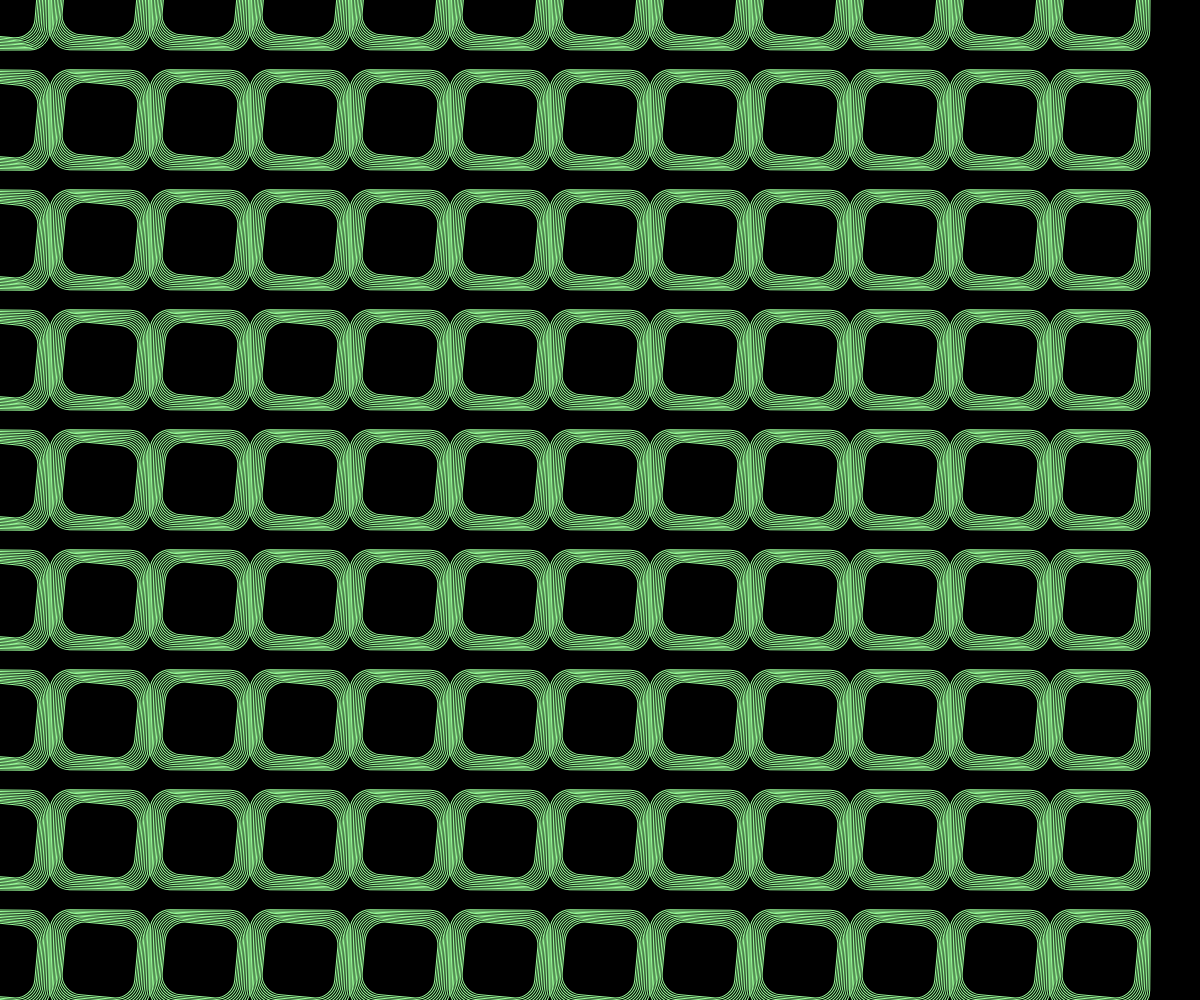
Frame 1 (no input)
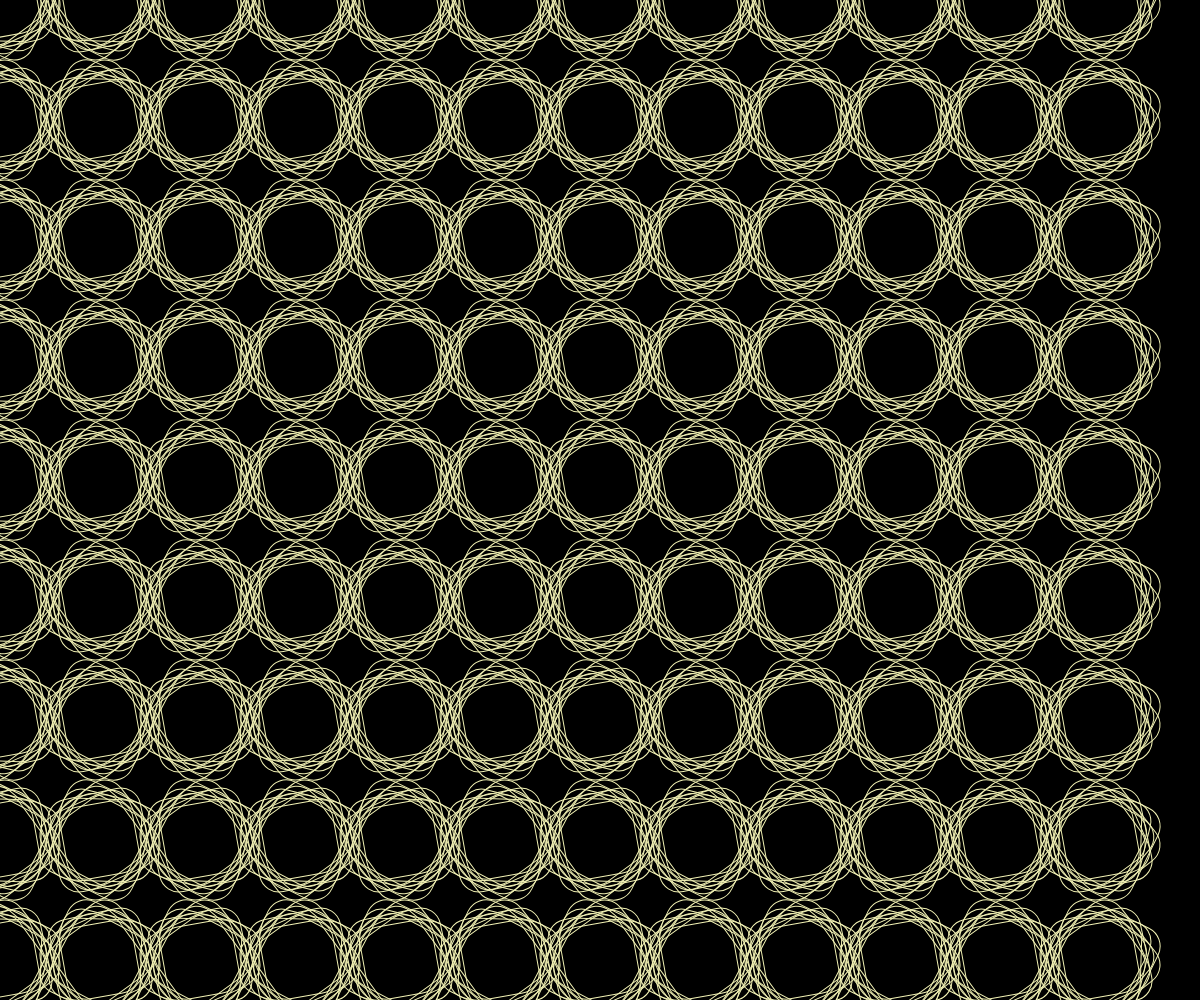
Frame 60 (no input)
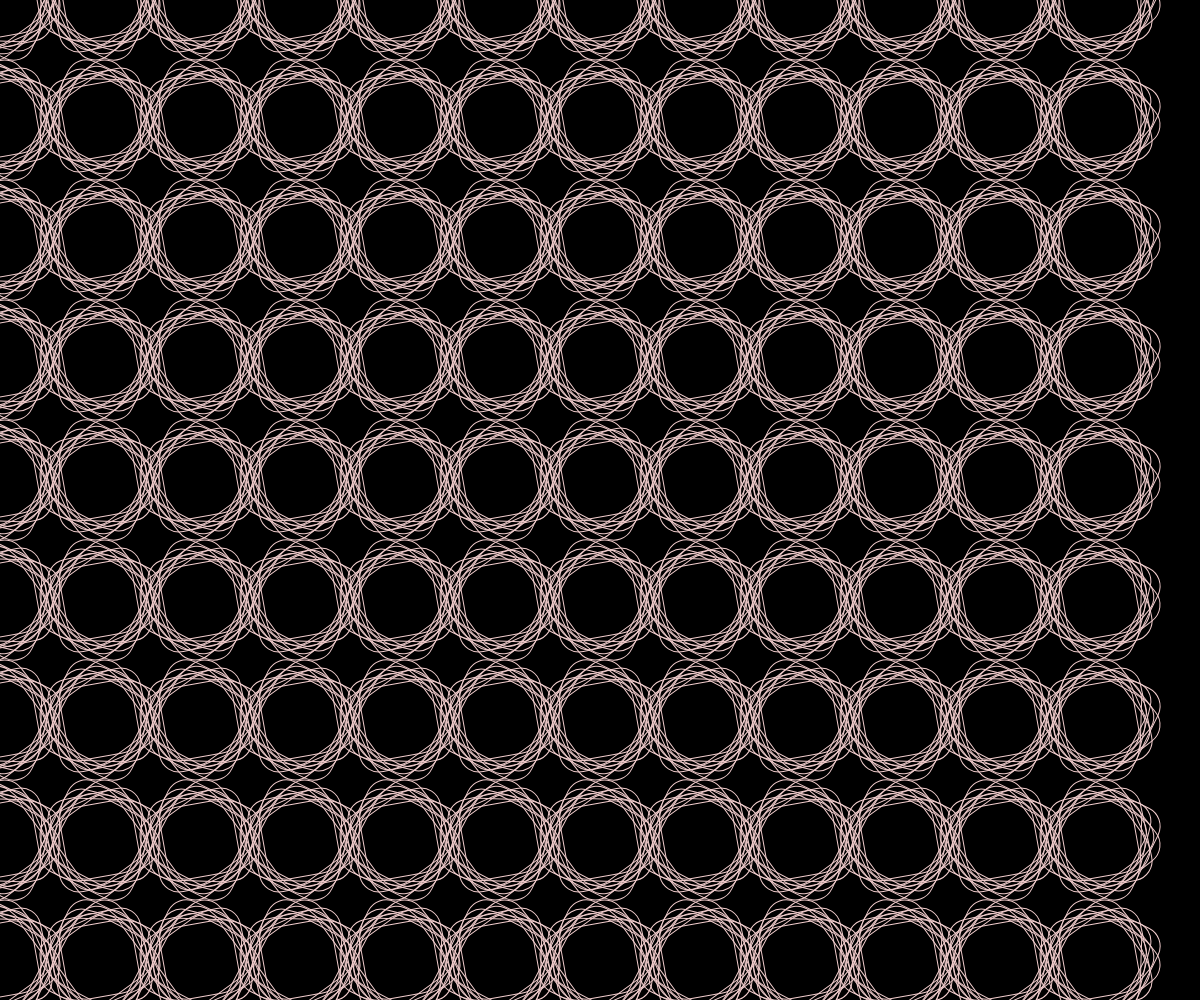
Frame 120 (the mouse pressed at the canvas centre since frame 60)

The p5.js sketch that drew these frames (run headless with seeded random() and noise() and a simulated clock; from frame 60 on, the mouse is pressed at the canvas centre):

// p5.js sketch
// ── sketch.js
let angle =0
function setup() {
  createCanvas(windowWidth, windowHeight);
  background(0);
  rectMode(CENTER) //畫方形以中心點為座標
  noFill() //方形部填滿顏色
  angleMode(DEGREES) //設定角度的單位0~360
  //frameRate(10)  //每秒進入draw()函數的次數
}

function draw() {
  background(0); //背景為黑色
  //translate(width/2,height/2) //原點移到視窗中心點
  for(let y=0;y<height;y=y+120){
  for(let x=0;x<width;x=x+100){
    push() //重新設定格式(包含圓點位置、線條，要設定原點(0,0)在(X,y)上
    translate(x,y) //把原點(0,0)放在(x,y)上
    stroke(255) //線條顏色
  for(let i=0;i<10;i=i+1){
  let r = map (sin(frameCount),-1,1,50,255)
  let g = map (cos(frameCount/2),-1,1,50,255)
  let b = map (sin(frameCount/4),-1,1,50,255)
  stroke(r,g,b)
  rotate(angle)  //把物件旋轉10度的角度，以原點(0,0) 為基準點
  rect(0,0,100-i*3,100-i*3,20) //畫一方形，在視窗中間，寬與高為600
  angle = sin(frameCount)* 30 //讓方形地旋轉角度在0~100度的範圍
  }
  pop() //取消所有格式，原點(0,0)回到視窗的左上角
}
}
}
